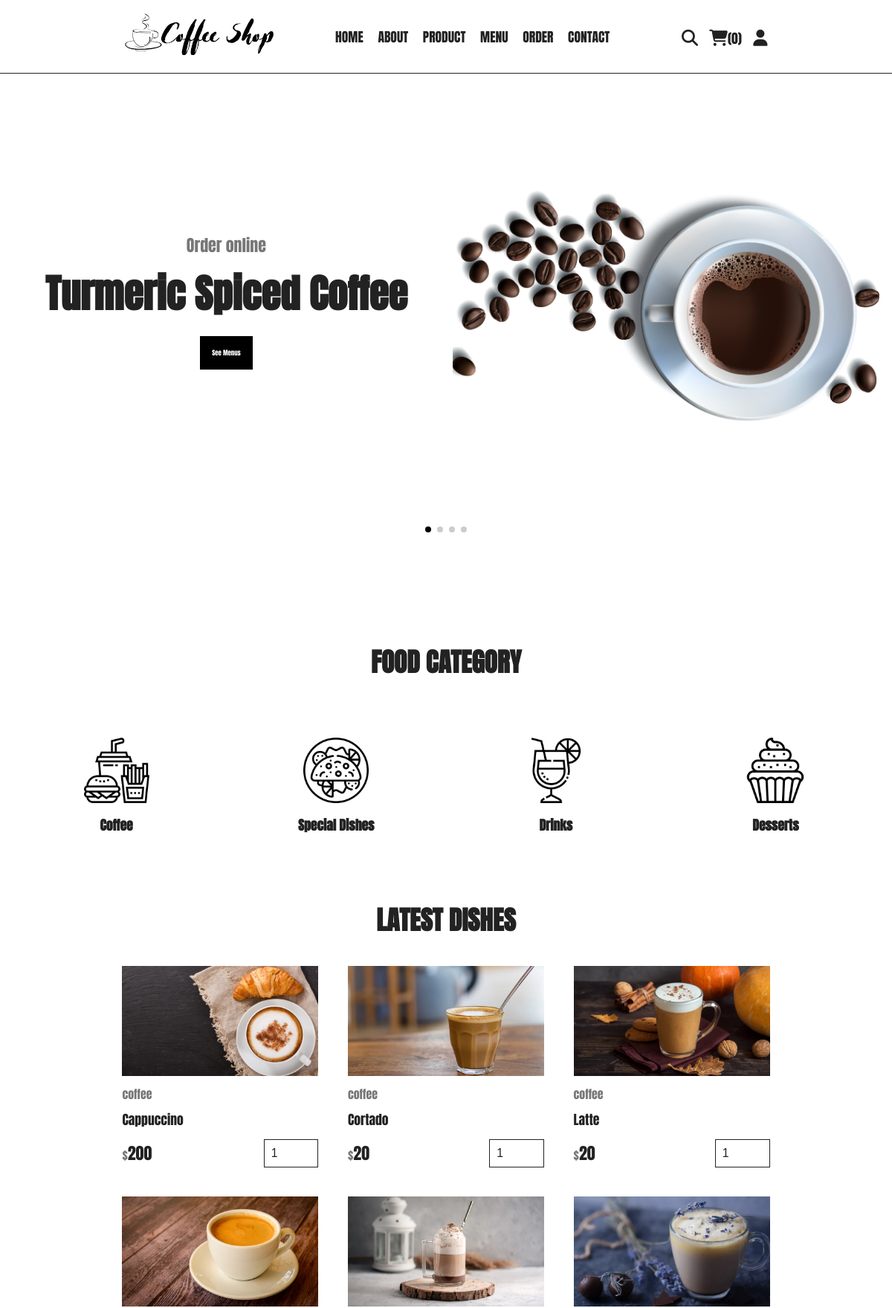
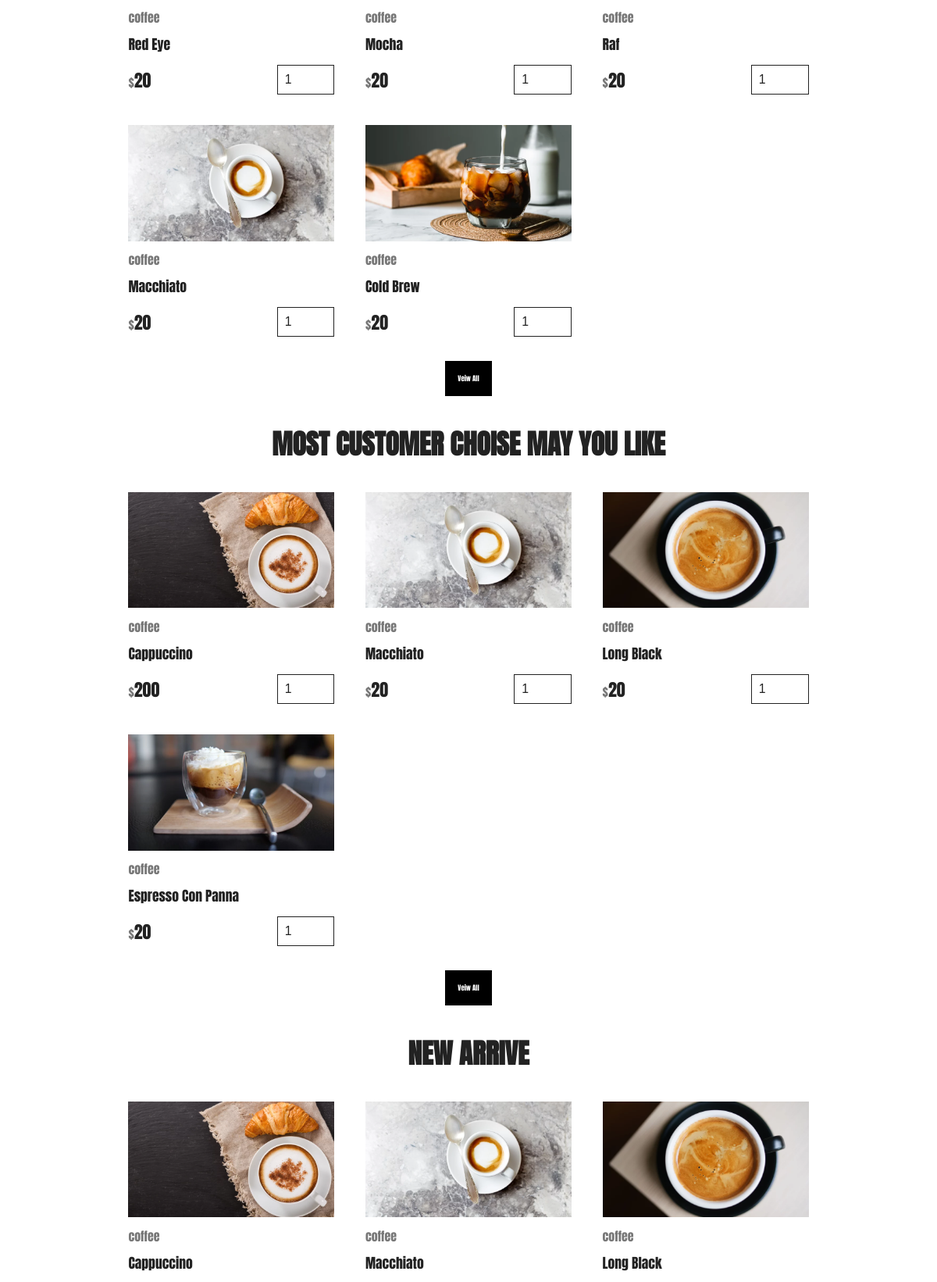
The app's page /home.php (upper part) with its own data (2 pictures, top to bottom).
### tables this page shows
CREATE TABLE `products` (
  `id` int(100) NOT NULL,
  `name` varchar(100) NOT NULL,
  `category` varchar(100) NOT NULL,
  `price` int(10) NOT NULL,
  `image` varchar(100) NOT NULL,
  `popularity` int(8) DEFAULT NULL,
  `disprice` int(10) DEFAULT NULL,
  `desc` varchar(1500) DEFAULT NULL
);

### home.php (the view, shortened to what this page needs)
<!--<?php
      include 'components/connect.php';
      ?> -->
<!DOCTYPE html>
<html lang="en">
<head>
   <link rel="stylesheet" href="https://unpkg.com/swiper@8/swiper-bundle.min.css" />
   <link rel="stylesheet" href="https://cdnjs.cloudflare.com/ajax/libs/font-awesome/6.1.1/css/all.min.css">
   <link rel="stylesheet" href="css/style.css">
</head>
<body>
   <?php include 'components/user_header.php'; ?>
   <section class="hero">
      <div class="swiper hero-slider">
         <div class="swiper-wrapper">
            <div class="swiper-slide slide">
               <div class="content">
                  <span>Order online</span>
                  <h3>Turmeric Spiced Coffee</h3>
                  <a href="menu.php" class="btn">see menus</a>
               </div>
               <div class="image">
                  <img src="images/home-img-1.1.png" alt="">
               </div>
            </div>
            <div class="swiper-slide slide">
               <div class="content">
                  <span>Order online</span>
                  <h3>delicious pizza</h3>
                  <a href="menu.php" class="btn">see menus</a>
               </div>
               <div class="image">
                  <img src="images/home-img-1.png" alt="">
               </div>
            </div>
            <div class="swiper-slide slide">
               <div class="content">
                  <span>Order online</span>
                  <h3>chezzy hamburger</h3>
                  <a href="menu.php" class="btn">see menus</a>
               </div>
               <div class="image">
                  <img src="images/home-img-2.png" alt="">
               </div>
            </div>
            <div class="swiper-slide slide">
               <div class="content">
                  <span>Order online</span>
                  <h3>rosted chicken</h3>
                  <a href="menu.php" class="btn">see menus</a>
               </div>
               <div class="image">
               </div>
            </div>
         </div>
         <div class="swiper-pagination"></div>
      </div>
   </section>
   <section class="category">
      <h1 class="title">food category</h1>
      <div class="box-container">
         <a href="category.php?category=Coffee" class="box">
            <img src="images/cat-1.png" alt="">
            <h3>Coffee</h3>
         </a>
         <a href="category.php?category=main dish" class="box">
            <img src="images/cat-2.png" alt="">
            <h3>Special dishes</h3>
         </a>
         <a href="category.php?category=drinks" class="box">
            <img src="images/cat-3.png" alt="">
            <h3>drinks</h3>
         </a>
         <a href="category.php?category=desserts" class="box">
            <img src="images/cat-4.png" alt="">
            <h3>desserts</h3>
         </a>
      </div>
   </section>
   <section class="products">
      <h1 class="title">latest dishes</h1>
      <div class="box-container">
         <?php
         $select_products = $conn->prepare("SELECT * FROM `products` LIMIT 8");
         $select_products->execute();
         if ($select_products->rowCount() > 0) {
            while ($fetch_products = $select_products->fetch(PDO::FETCH_ASSOC)) {
         ?>
               <form action="" method="post" class="box">
                  <img src="uploaded_img/<?= $fetch_products['image']; ?>" alt="">
                  <a href="category.php?category=<?= $fetch_products['category']; ?>" class="cat"><?= $fetch_products['category']; ?></a>
                  <div class="name"><?= $fetch_products['name']; ?></div>
                  <div class="flex">
                     <div class="price"><span>$</span><?= $fetch_products['price']; ?></div>
                     <input type="number" name="qty" class="qty" min="1" max="99" value="1" maxlength="2">
                  </div>
               </form>
         <?php
            }
         } else {
            echo '<p class="empty">no products added yet!</p>';
         }
         ?>
      </div>
      <div class="more-btn">
         <a href="menu.html" class="btn">veiw all</a>
      </div>
   </section>
   <section class="products">
      <h1 class="title">Most Customer Choise May You Like</h1>
      <div class="box-container">
         <?php
         $select_products = $conn->prepare("SELECT * FROM `products` ORDER BY popularity DESC LIMIT 4");
         $select_products->execute();
         if ($select_products->rowCount() > 0) {
            while ($fetch_products = $select_products->fetch(PDO::FETCH_ASSOC)) {
         ?>
               <form action="" method="post" class="box">
                  <img src="uploaded_img/<?= $fetch_products['image']; ?>" alt="">
                  <a href="category.php?category=<?= $fetch_products['category']; ?>" class="cat"><?= $fetch_products['category']; ?></a>
                  <div class="name"><?= $fetch_products['name']; ?></div>
                  <div class="flex">
                     <div class="price"><span>$</span><?= $fetch_products['price']; ?></div>
                     <input type="number" name="qty" class="qty" min="1" max="99" value="1" maxlength="2">
                  </div>
               </form>
         <?php
            }
         } else {
            echo '<p class="empty">no products added yet!</p>';
         }
         ?>
      </div>
      <div class="more-btn">
         <a href="product.php" class="btn">veiw all</a>
      </div>
   </section>
   <section class="products">
      <h1 class="title">New Arrive</h1>
      <div class="box-container">
         <?php
         $select_products = $conn->prepare("SELECT * FROM `products` ORDER BY popularity DESC LIMIT 4");
         $select_products->execute();
         if ($select_products->rowCount() > 0) {
            while ($fetch_products = $select_products->fetch(PDO::FETCH_ASSOC)) {
         ?>
               <form action="" method="post" class="box">
                  <img src="uploaded_img/<?= $fetch_products['image']; ?>" alt="">
                  <a href="category.php?category=<?= $fetch_products['category']; ?>" class="cat"><?= $fetch_products['category']; ?></a>
                  <div class="name"><?= $fetch_products['name']; ?></div>
               </form>
         <?php
            }
         } else {
            echo '<p class="empty">no products added yet!</p>';
         }
         ?>
      </div>
   </section>
</body>
</html>

### css/style.css (style rules this page uses)
:root { --yellow: black; --red: #e74c3c; --white: #fff; --black: #222; --light-color: #777; --border: .2rem solid var(--black); }
* { margin: 0; padding: 0; box-sizing: border-box; outline: none; border: none; text-decoration: none; }
html { font-size: 62.5%; overflow-x: hidden; scroll-behavior: smooth; stop-opacity: 7rem; font-family: 'Anton', sans-serif; }
section { margin: 0 auto; max-width: 1200px; padding: 2rem; }
.title { text-align: center; margin-bottom: 2.5rem; font-size: 4rem; color: var(--black); text-transform: uppercase; text-underline-offset: 1rem; }
.btn, .delete-btn { margin-top: 1rem; display: inline-block; font-size: 1rem; padding: 16px; cursor: pointer; text-transform: capitalize; transition: .2s linear; }
.btn { background-color: var(--yellow); color: #fff; }
.hero { width: 100%; margin-bottom: 100px; }
.hero .slide { display: flex; align-items: center; flex-wrap: wrap-reverse; gap: 2rem; margin-bottom: 4rem; }
.hero .slide .image { flex: 1 1 40rem; }
.hero .slide .image img { width: 100%; }
.hero .slide .content { flex: 1 1 40rem; text-align: center; }
.hero .slide .content span { font-size: 2.5rem; color: var(--light-color); }
.hero .slide .content h3 { margin: 1rem 0; font-size: 6rem; color: var(--black); text-transform: capitalize; }
.category .box-container { width: 100%; display: grid; grid-template-columns: repeat(auto-fit, minmax(27rem, 1fr)); gap: 2rem; align-items: flex-start; }
.category .box-container .box { justify-content: space-between; padding: 6rem; text-align: center; }
.category .box-container .box img { width: 100%; height: 10rem; object-fit: contain; }
.category .box-container .box h3 { font-size: 2rem; margin-top: 1.5rem; color: var(--black); text-transform: capitalize; }
.products .box-container { display: grid; grid-template-columns: repeat(4, 33rem); justify-content: center; align-items: flex-start; gap: 1.5rem; }
.products .box-container .box { box-shadow: var(--box-shadow); padding: 1.5rem; position: relative; overflow: hidden; }
.products .box-container .box img { width: 100%; object-fit: contain; margin-bottom: 1rem; }
.products .box-container .box .cat { font-size: 1.8rem; color: var(--light-color); }
.products .box-container .box .name { font-size: 2rem; color: var(--black); margin: 1rem 0; }
.products .box-container .box .flex { display: flex; align-items: center; gap: 1rem; margin-top: 1.5rem; }
.products .box-container .box .flex .price { margin-right: auto; font-size: 2.5rem; color: var(--black); }
.products .box-container .box .flex .price span { color: var(--light-color); font-size: 1.8rem; }
.products .box-container .box .flex .qty { padding: 1rem; border: var(--border); font-size: 1.8rem; color: var(--black); }
.products .more-btn { margin-top: 1rem; text-align: center; }
@media (max-width:1284px) { html { font-size: 55%; } }
@media (max-width:1284px) { .products .box-container { grid-template-columns: repeat(3, 33rem); } }

### records on screen
products: image (picture), category "coffee", name "Cappuccino", price "200"
products: image (picture), category "coffee", name "Cortado", price "20"
products: image (picture), category "coffee", name "Latte", price "20"
products: image (picture), category "coffee", name "Red Eye", price "20"
products: image (picture), category "coffee", name "Mocha", price "20"
products: image (picture), category "coffee", name "Raf", price "20"
products: image (picture), category "coffee", name "Macchiato", price "20"
products: image (picture), category "coffee", name "Cold Brew", price "20"
products: image (picture), category "coffee", name "Long Black", price "20"
products: image (picture), category "coffee", name "Espresso Con Panna", price "20"

### other values on screen
$total_cart_items "0"
